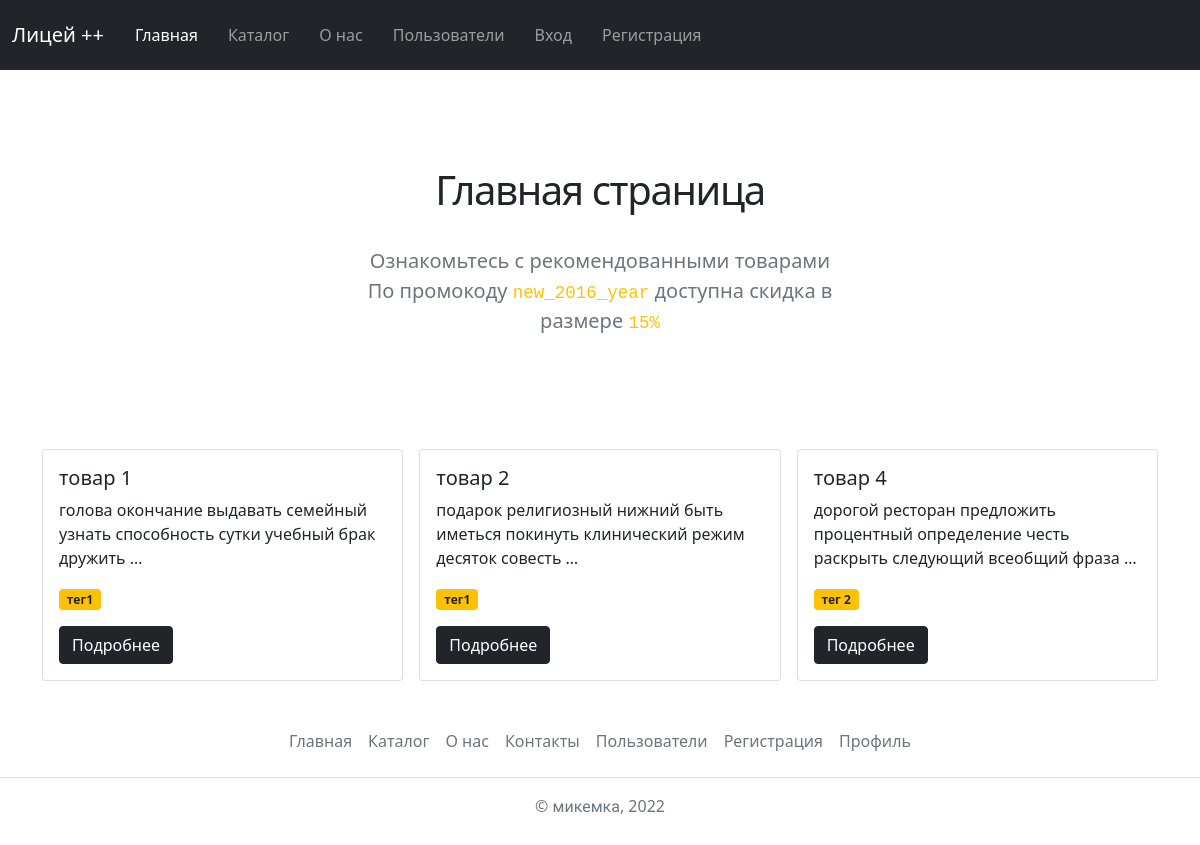
The page / on the database its author committed.
### catalog/models.py (models this page shows, shortened)
class Item(Published):
    name = models.CharField(
        verbose_name='Название товара',
        max_length=150
    )
    text = models.TextField(
        verbose_name='Текст',
        help_text='Минимум два слова. Обязательно должно содержаться слово превосходно или роскошно', validators=(validate_required_words, validate_words_count)
    )
    tags = models.ManyToManyField(
        verbose_name='Теги',
        to='Tag',
        related_name='items'
    )
    category = models.ForeignKey(
        verbose_name='Категория',
        to='Category',
        related_name='items',
        on_delete=models.RESTRICT
    )
    objects = ItemManager()
    class Meta:
        verbose_name = 'товар'
        verbose_name_plural = 'товары'

class Tag(Slug, Published, Name):
    objects = TagManager()
    def __str__(self) -> str:
        if self.name:
            return self.name
        return self.slug
    class Meta:
        verbose_name = 'тег'
        verbose_name_plural = 'теги'

### homepage/views.py (the view)
# urls.py: path('', views.home, name='home'),
def home(request):
    ids = list(Item.objects.filter(is_published=True).values_list('pk', flat=True))
    shuffle(ids)
    items = Item.objects.published_item_and_tags().filter(id__in=ids[:3])
    return render(request, 'homepage/home.html', {
        "items": items
    })

### catalog/models.py (called while the page is built)
    def published_tags(self):
        return self.filter(is_published=True)

    def published_item_and_tags(self):
        return self.filter(is_published=True).prefetch_related(
            Prefetch(
                'tags',
                queryset=Tag.objects.published_tags()
            )
        )

### templates/homepage/home.html (shortened to what this page needs)
{% extends 'base.html' %}
{% block content %}
<div class="container">
    <section class="py-5 text-center container">
        <div class="row py-lg-5">
            <div class="col-lg-6 col-md-8 mx-auto">
                <h1 class="lyceum_font">Главная страница</h1>
                <p class="lead text-muted">Ознакомьтесь с рекомендованными товарами<br>По промокоду <code>new_2016_year</code> доступна скидка в размере <code>15%</code></p>
            </div>
        </div>
    </section>
    {% include 'core/item_list_base.html' %}
</div>
{% endblock %}

### templates/core/item_list_base.html
<div class="row row-cols-1 row-cols-sm-2 row-cols-md-3 g-3">
{% for item in items %}
    <div class="col">
        <div class="card">
            <div class="card-body">
                <h5 class="card-title">{{ item.name }}</h5>
                <p class="card-text">{{ item.text|truncatewords:10 }}</p>
                <p><span class="badge bg-warning text-dark">
                    {{ item.tags.all|join:'</span> <span class="badge bg-warning text-dark">' }}
                </span></p>
                <a href="{% url 'item_detail' pk=item.id %}" class="btn btn-dark">Подробнее</a>
            </div>
        </div>
    </div>
{% empty %}
    <div class="alert alert-danger" role="alert">Список пуст. Эй, админ, добавь инфы!</div>
{% endfor %}
</div>

### static/css/main.css (style rules this page uses)
* { margin: 0; padding: 0; }
html, body { height: 100%; }
.lyceum_font { font-family: 'Menoe Grotesque Pro', system-ui, Arial, sans-serif; letter-spacing: -0.035em; -webkit-font-smoothing: antialiased; margin: 0; font-weight: inherit; margin-block-end: 0.8em; display: block; }

### templates/homepage/home.html (style rules this page uses)
code { color: var(--bs-warning); }

### rows shown on the page
Item: name "товар 1", text "голова окончание выдавать семейный узнать способность сутки учебный брак дружить …", tags.all "тег1"
Item: name "товар 2", text "подарок религиозный нижний быть иметься покинуть клинический режим десяток совесть …", tags.all "тег1"
Item: name "товар 4", text "дорогой ресторан предложить процентный определение честь раскрыть следующий всеобщий фраза …", tags.all "тег 2"
